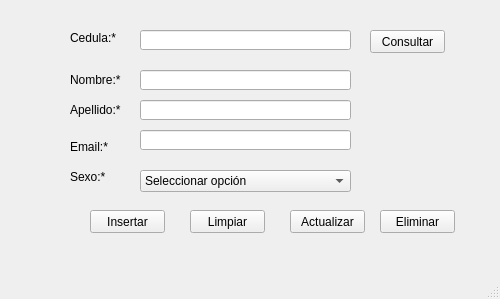
<?xml version="1.0" encoding="UTF-8"?>
<ui version="4.0">
 <class>vtn_persona</class>
 <widget class="QMainWindow" name="vtn_persona">
  <property name="windowModality">
   <enum>Qt::WindowModal</enum>
  </property>
  <property name="geometry">
   <rect>
    <x>0</x>
    <y>0</y>
    <width>500</width>
    <height>299</height>
   </rect>
  </property>
  <property name="maximumSize">
   <size>
    <width>500</width>
    <height>299</height>
   </size>
  </property>
  <property name="windowTitle">
   <string>Persona</string>
  </property>
  <widget class="QWidget" name="centralwidget">
   <widget class="QLabel" name="lbl_nombre">
    <property name="geometry">
     <rect>
      <x>70</x>
      <y>70</y>
      <width>61</width>
      <height>20</height>
     </rect>
    </property>
    <property name="text">
     <string>Nombre:*</string>
    </property>
   </widget>
   <widget class="QLineEdit" name="txt_nombre">
    <property name="geometry">
     <rect>
      <x>140</x>
      <y>70</y>
      <width>211</width>
      <height>20</height>
     </rect>
    </property>
    <property name="toolTip">
     <string>Ingrese su nombre</string>
    </property>
    <property name="maxLength">
     <number>50</number>
    </property>
   </widget>
   <widget class="QLabel" name="lbl_apellido">
    <property name="geometry">
     <rect>
      <x>70</x>
      <y>100</y>
      <width>61</width>
      <height>20</height>
     </rect>
    </property>
    <property name="text">
     <string>Apellido:*</string>
    </property>
   </widget>
   <widget class="QLineEdit" name="txt_apellido">
    <property name="geometry">
     <rect>
      <x>140</x>
      <y>100</y>
      <width>211</width>
      <height>20</height>
     </rect>
    </property>
    <property name="maxLength">
     <number>50</number>
    </property>
   </widget>
   <widget class="QPushButton" name="btn_guardar">
    <property name="geometry">
     <rect>
      <x>90</x>
      <y>210</y>
      <width>75</width>
      <height>23</height>
     </rect>
    </property>
    <property name="text">
     <string>Insertar</string>
    </property>
   </widget>
   <widget class="QLineEdit" name="txt_email">
    <property name="geometry">
     <rect>
      <x>140</x>
      <y>130</y>
      <width>211</width>
      <height>20</height>
     </rect>
    </property>
    <property name="maxLength">
     <number>100</number>
    </property>
   </widget>
   <widget class="QLabel" name="lbl_email">
    <property name="geometry">
     <rect>
      <x>70</x>
      <y>140</y>
      <width>47</width>
      <height>13</height>
     </rect>
    </property>
    <property name="text">
     <string>Email:*</string>
    </property>
   </widget>
   <widget class="QLabel" name="lbl_sexo">
    <property name="geometry">
     <rect>
      <x>70</x>
      <y>170</y>
      <width>47</width>
      <height>13</height>
     </rect>
    </property>
    <property name="text">
     <string>Sexo:*</string>
    </property>
   </widget>
   <widget class="QComboBox" name="cb_sexo">
    <property name="geometry">
     <rect>
      <x>140</x>
      <y>170</y>
      <width>211</width>
      <height>22</height>
     </rect>
    </property>
    <item>
     <property name="text">
      <string>Seleccionar opción</string>
     </property>
    </item>
    <item>
     <property name="text">
      <string>Masculino</string>
     </property>
    </item>
    <item>
     <property name="text">
      <string>Femenino</string>
     </property>
    </item>
   </widget>
   <widget class="QLabel" name="lbl_cedula">
    <property name="geometry">
     <rect>
      <x>70</x>
      <y>30</y>
      <width>51</width>
      <height>16</height>
     </rect>
    </property>
    <property name="text">
     <string>Cedula:*</string>
    </property>
   </widget>
   <widget class="QLineEdit" name="txt_cedula">
    <property name="geometry">
     <rect>
      <x>140</x>
      <y>30</y>
      <width>211</width>
      <height>20</height>
     </rect>
    </property>
    <property name="maxLength">
     <number>10</number>
    </property>
   </widget>
   <widget class="QPushButton" name="btn_limpiar">
    <property name="geometry">
     <rect>
      <x>190</x>
      <y>210</y>
      <width>75</width>
      <height>23</height>
     </rect>
    </property>
    <property name="text">
     <string>Limpiar</string>
    </property>
   </widget>
   <widget class="QPushButton" name="btn_consultar">
    <property name="geometry">
     <rect>
      <x>370</x>
      <y>30</y>
      <width>75</width>
      <height>23</height>
     </rect>
    </property>
    <property name="text">
     <string>Consultar</string>
    </property>
   </widget>
   <widget class="QPushButton" name="btn_actualizar">
    <property name="geometry">
     <rect>
      <x>290</x>
      <y>210</y>
      <width>75</width>
      <height>23</height>
     </rect>
    </property>
    <property name="text">
     <string>Actualizar</string>
    </property>
   </widget>
   <widget class="QPushButton" name="btn_eliminar">
    <property name="geometry">
     <rect>
      <x>380</x>
      <y>210</y>
      <width>75</width>
      <height>23</height>
     </rect>
    </property>
    <property name="text">
     <string>Eliminar</string>
    </property>
   </widget>
  </widget>
  <widget class="QStatusBar" name="stb_estado"/>
  <action name="mni_archivo">
   <property name="text">
    <string>Nuevo</string>
   </property>
  </action>
  <action name="mni_abrir">
   <property name="text">
    <string>Abrir</string>
   </property>
  </action>
  <action name="mni_cerrar">
   <property name="text">
    <string>Cerrar</string>
   </property>
  </action>
  <action name="mni_acerca_de">
   <property name="text">
    <string>Acerca de...</string>
   </property>
  </action>
 </widget>
 <tabstops>
  <tabstop>txt_cedula</tabstop>
  <tabstop>btn_consultar</tabstop>
  <tabstop>txt_nombre</tabstop>
  <tabstop>txt_apellido</tabstop>
  <tabstop>txt_email</tabstop>
  <tabstop>cb_sexo</tabstop>
  <tabstop>btn_guardar</tabstop>
  <tabstop>btn_limpiar</tabstop>
 </tabstops>
 <resources/>
 <connections/>
</ui>
